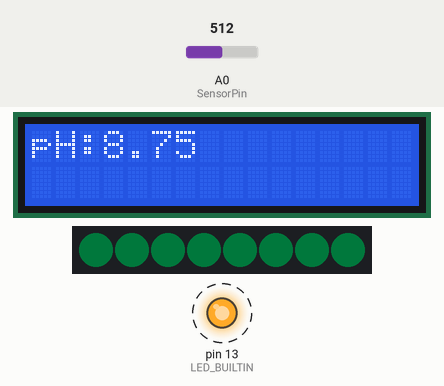
Recording of a program running on a simulated Arduino Uno, built with avr-gcc and run on an emulated ATmega328P. Parts: 16×2 character LCD, 8 RGB LEDs in strip order, left to right, output pins drawn as LEDs (lit = HIGH). Dashed ring = blinking. Inputs (shaded band) come from the test bench; at power-on: A0 (SensorPin) = 512. Dim RGB values are drawn brighter than linear; colours are those a GRB WS2812 strip shows for the declared byte order.

Above: at 1.2 s.
1.3 s: A0 (SensorPin) set to 716
At 2.6 s:
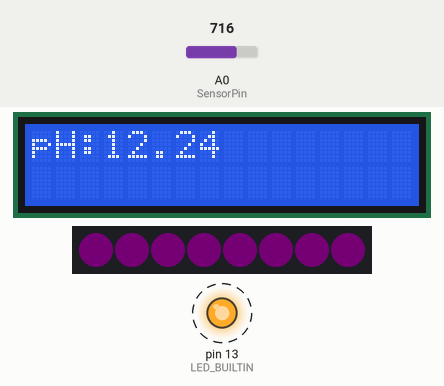
4.3 s: A0 (SensorPin) set to 306
At 5.4 s:
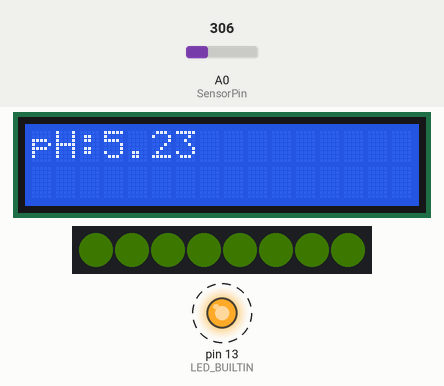
7.3 s: A0 (SensorPin) set to 122
At 8.2 s:
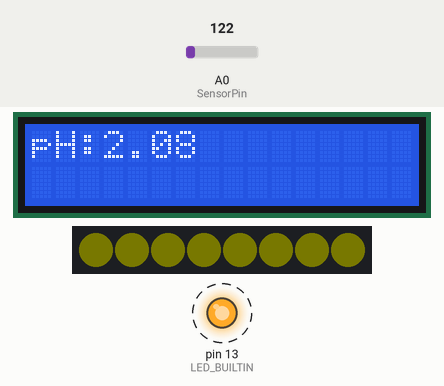
10.3 s: A0 (SensorPin) set to 0
At 11.0 s:
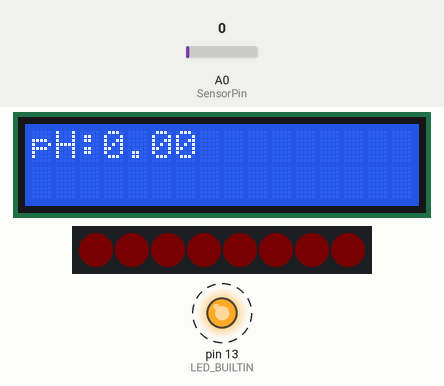
Timing chart, 0 to 14.3 s (numbered marks = the images above; inputs shaded):
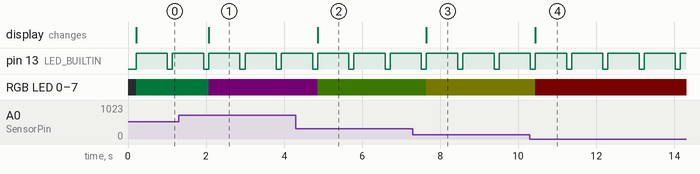

Measured:
- after the input at 1.3 s, RGB LED 0–7: RGB(0, 2, 1) → RGB(1, 0, 1) after 0.77 s; the display: changes after 0.77 s (image 1)
- after the input at 4.3 s, RGB LED 0–7: RGB(1, 0, 1) → RGB(1, 2, 0) after 0.56 s; the display: changes after 0.56 s (image 2)
- after the input at 7.3 s, RGB LED 0–7: RGB(1, 2, 0) → RGB(2, 2, 0) after 0.35 s; the display: changes after 0.35 s (image 3)
- after the input at 10.3 s, RGB LED 0–7: RGB(2, 2, 0) → RGB(2, 0, 0) after 0.14 s; the display: changes after 0.14 s (image 4)
- by itself, pin 13 (LED_BUILTIN): alternates HIGH for 0.80 s and LOW for 0.13 s

The program:

main.cpp
```cpp
#include <Arduino.h>
#define LED_BUILTIN 14
#include <Wire.h>
#include <LiquidCrystal_I2C.h>
#include <FastLED.h>
#define DATA_PIN 2
#define NUM_LEDS 8
CRGB leds[NUM_LEDS];
#define LED_TYPE WS2812B
LiquidCrystal_I2C lcd(0x27, 16, 2); //adres I2C, szerokość i wysokość wyświetlacza
#define SensorPin 0          // the pH meter Analog output is connected with the Arduino’s Analog
unsigned long int avgValue;  //Store the average value of the sensor feedback
int buf[10], temp;
int pH_Value;

void setup() {
lcd.init();
lcd.backlight();
lcd.setCursor(0, 0);
lcd.print("Hello, World!");
pinMode(13,OUTPUT);
FastLED.addLeds<WS2812B, DATA_PIN, RGB>(leds, NUM_LEDS);
FastLED.clear();
randomSeed(analogRead(2));

}

void loop() {
  // put your main code here, to run repeatedly:
 for(int i=0;i<10;i++)       //Get 10 sample value from the sensor for smooth the value
  {
    buf[i]=analogRead(SensorPin);
    delay(10);
  }
  for(int i=0;i<9;i++)        //sort the analog from small to large
  {
    for(int j=i+1;j<10;j++)
    {
      if(buf[i]>buf[j])
      {
        temp=buf[i];
        buf[i]=buf[j];
        buf[j]=temp;
      }
    }
  }
  avgValue=0;
  for(int i=2;i<8;i++)                      //take the average value of 6 center sample
    avgValue+=buf[i];
  float phValue=(float)avgValue*5.0/1024/6; //convert the analog into millivolt
  phValue=3.5*phValue;                      //convert the millivolt into pH value
  lcd.clear();
  lcd.setCursor(0, 0);
  lcd.print("pH:");
  lcd.print(phValue);
  if(0<=phValue&&phValue<1)
  {
    for(int i=0;i<NUM_LEDS;i++)
    {
      leds[i] = CRGB(28, 238, 37);
      FastLED.setBrightness(2);
      FastLED.show();
    }
  }
  else if(1<=phValue&&phValue<2)
  {
    for(int i=0;i<NUM_LEDS;i++)
    {
      leds[i] = CRGB(103,242,  36);
      FastLED.setBrightness(2);
      FastLED.show();
    }
  }
    else if(2<=phValue&&phValue<3)
  {
    for(int i=0;i<NUM_LEDS;i++)
    {
      leds[i] = CRGB(198,248,  17);
      FastLED.setBrightness(2);
      FastLED.show();
    }
  }
    else if(3<=phValue&&phValue<4)
  {
    for(int i=0;i<NUM_LEDS;i++)
    {
      leds[i] = CRGB(237,245,  28);
      FastLED.setBrightness(2);
      FastLED.show();
    }
  }
    else if(4<=phValue&&phValue<5)
  {
    for(int i=0;i<NUM_LEDS;i++)
    {
      leds[i] = CRGB(211,181,  53);
      FastLED.setBrightness(2);
      FastLED.show();
    }
  }
    else if(5<=phValue&&phValue<6)
  {
    for(int i=0;i<NUM_LEDS;i++)
    {
      leds[i] = CRGB(195,132,  65);
      FastLED.setBrightness(2);
      FastLED.show();
    }
  }
    else if(6<=phValue&&phValue<7)
  {
    for(int i=0;i<NUM_LEDS;i++)
    {
      leds[i] = CRGB(183,77,  73);
      FastLED.setBrightness(2);
      FastLED.show();
    }
  }
    else if(7<=phValue&&phValue<8)
  {
    for(int i=0;i<NUM_LEDS;i++)
    {
      leds[i] = CRGB(169,51,  75);
      FastLED.setBrightness(2);
      FastLED.show();
    }
  }
    else if(8<=phValue&&phValue<9)
  {
    for(int i=0;i<NUM_LEDS;i++)
    {
      leds[i] = CRGB(180,34,  107);
      FastLED.setBrightness(2);
      FastLED.show();
    }
  }
    else if(9<=phValue&&phValue<10)
  {
    for(int i=0;i<NUM_LEDS;i++)
    {
      leds[i] = CRGB(184,10,  183);
      FastLED.setBrightness(2);
      FastLED.show();
    }
  }

    else if(10<=phValue&&phValue<11)
  {
    for(int i=0;i<NUM_LEDS;i++)
    {
      leds[i] = CRGB(144,70,  205);
      FastLED.setBrightness(2);
      FastLED.show();
    }
  }
    else if(11<=phValue&&phValue<12)
  {
    for(int i=0;i<NUM_LEDS;i++)
    {
      leds[i] = CRGB(82, 57, 164);
      FastLED.setBrightness(2);
      FastLED.show();
    }
  }
    else if(12<=phValue&&phValue<13)
  {
    for(int i=0;i<NUM_LEDS;i++)
    {
      leds[i] = CRGB(81, 90, 162);
      FastLED.setBrightness(2);
      FastLED.show();
    }
  }
    else if(13<=phValue&&phValue<=14)
  {
    for(int i=0;i<NUM_LEDS;i++)
    {
      leds[i] = CRGB(69, 99, 157);
      FastLED.setBrightness(2);
      FastLED.show();
    }
  }
  digitalWrite(13, HIGH);
  delay(800);
  digitalWrite(13, LOW);
}
```
